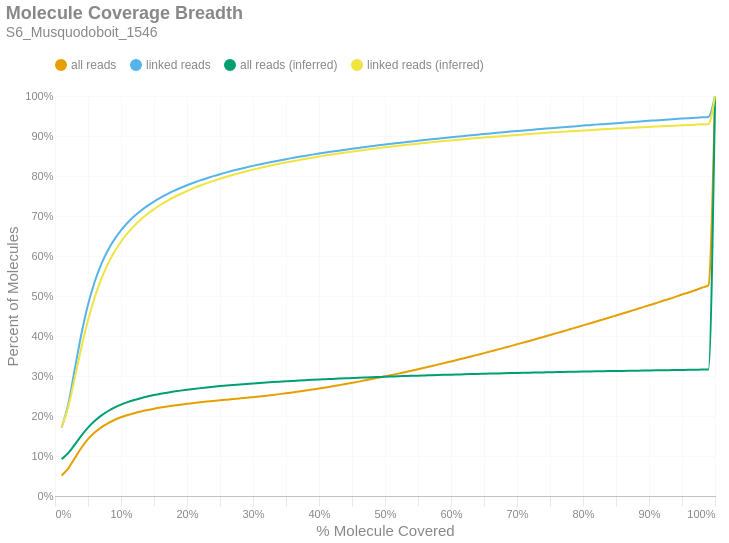

The notebook cell saved with this chart:
### Markdown cell above
### Molecule Read Coverage
This chart shows molecule coverage breadth as computed by the number of bases aligned to that molecule. In other words, "*how much of each unique long molecule is actually sequenced/aligned?*" Keep in mind there is a distinction between sequences and alignments, since some sequences belonging to a particular molecule may not align well and wouldn't appear in the alignment data. This chart also shows molecule coverage breadth as computed by the *inferred fragment* from which the aligned sequences originate. Unlike read coverage, this calculation takes into account the total insert size, including unsequenced gaps between the forward and reverse reads. Like the previous figures, these are cumulative percents.

### Code cell
if SKIPLR:
    print_html(f"Skipped")
else:
    binned_df = consolidated_hist(valids['coverage_bp'], mask, 0.01, True)
    binned_df_inf = consolidated_hist(valids['coverage_inserts'], mask, 0.01, True)
    binned_df = binned_df.with_columns(pl.lit(binned_df_inf['all reads (cumsum)']).alias('all reads (inferred)'))
    binned_df = binned_df.with_columns(pl.lit(binned_df_inf['linked reads (cumsum)']).alias('linked reads (inferred)'))
    binned_df = binned_df.with_columns(
        (pl.col('bin').cast(pl.Float64) + 0.01).alias('right_edge')
    )

    with SafeRender(binned_df):
        (
            density_plot(binned_df, 'Molecule Coverage Breadth', samplename, 'molcov', ['all reads (inferred)','linked reads (inferred)'])
            .encode(
                #x=alt.X('bin:Q', title="% Molecule Covered").axis(format = '%').scale(padding=0),
                x=alt.X('right_edge:Q', title="% Molecule Covered").axis(format='%').scale(padding=0),
                y=alt.Y('value:Q', title='Percent of Molecules')
                    .axis(format='%')
                    .stack(False)
                    .scale(domainMin=0, padding=0),
                color=alt.Color("key:N").scale(domain = ["all reads", "linked reads", "all reads (inferred)", "linked reads (inferred)"]),
                tooltip = [
                    alt.Tooltip("key:N", title = "Data Type"),
                    alt.Tooltip("range_label:N", title="% Molecule Covered"),
                    alt.Tooltip("value:Q", format = ".2%", title="% Molecules")
                ]
            )
        ).display()

### Figure 1 — Vega-Lite specification as saved in the notebook (floating-point values rounded to 4 significant figures)
{"width": "container", "height": 400, "config": {"title": {"anchor": "start", "dy": -15, "fontSize": 18, "color": "#888888", "subtitleColor": "#888888", "subtitleFontSize": 14}, "arc": {"fill": "#0072B2"}, "axis": {"domainColor": "#888888", "domainWidth": 0.5, "gridWidth": 0.2, "grid": false, "titleFontWeight": 400, "titleFontSize": 15, "labelFontSize": 11, "labelColor": "#888888", "tickColor": "#888888", "tickWidth": 0.2, "titleColor": "#888888"}, "axisBand": {"grid": false}, "axisX": {"grid": true, "tickSize": 10, "domainCap": "round"}, "axisY": {"domain": false, "grid": true, "tickSize": 0, "domainCap": "round"}, "background": "transparent", "header": {"labelFontSize": 15, "labelColor": "#888888", "titleFontSize": 15, "titleFontWeight": 600, "titleColor": "#888888"}, "legend": {"labelFont": "sans-serif", "labelFontSize": 12, "labelColor": "#888888", "symbolSize": 100, "symbolType": "circle", "titleFontSize": 12, "titlePadding": 10, "titleColor": "#888888", "title": null, "orient": "top"}, "range": {"category": ["#E69F00", "#56B4E9", "#009E73", "#F0E442", "#0072B2", "#D55E00", "#CC79A7", "#000000"], "diverging": ["#cfe8f3", "#a2d4ec", "#73bfe2", "#46abdb", "#1696d2", "#12719e"]}, "area": {"fill": "#0072B2", "fillOpacity": 0.7, "line": true, "strokeOpacity": 0.7}, "line": {"color": "#0072B2", "stroke": "#0072B2", "strokeWidth": 2}, "trail": {"color": "#0072B2", "stroke": "#0072B2", "strokeWidth": 0, "size": 1}, "point": {"filled": true, "fillOpacity": 1.0, "size": 95}, "text": {"color": "#888888", "fontSize": 11, "align": "right", "fontWeight": 400, "size": 11}, "bar": {"fill": "#0072B2", "stroke": null}, "view": {"stroke": null, "continuousWidth": 660, "continuousHeight": 400}}, "data": {"name": "data-27eb94f7a77a48bb9cf5a1885e7c64d2"}, "mark": {"type": "line", "interpolate": "monotone", "point": {"opacity": 0, "size": 275}}, "encoding": {"color": {"field": "key", "scale": {"domain": ["all reads", "linked reads", "all reads (inferred)", "linked reads (inferred)"]}, "type": "nominal"}, "tooltip": [{"field": "key", "title": "Data Type", "type": "nominal"}, {"field": "range_label", "title": "% Molecule Covered", "type": "nominal"}, {"field": "value", "format": ".2%", "title": "% Molecules", "type": "quantitative"}], "x": {"axis": {"format": "%"}, "field": "right_edge", "scale": {"padding": 0}, "title": "% Molecule Covered", "type": "quantitative"}, "y": {"axis": {"format": "%"}, "field": "value", "scale": {"domainMin": 0, "padding": 0}, "stack": false, "title": "Percent of Molecules", "type": "quantitative"}}, "params": [{"name": "param_c36ac31b6afebe62", "select": {"type": "point", "fields": ["key"]}, "bind": "legend"}], "title": {"text": "Molecule Coverage Breadth", "subtitle": "S6_Musquodoboit_1546"}, "transform": [{"fold": ["all reads (cumsum)", "linked reads (cumsum)", "all reads (inferred)", "linked reads (inferred)"]}, {"calculate": "replace(datum.key, ' (cumsum)', '')", "as": "key"}, {"filter": {"param": "param_c36ac31b6afebe62"}}], "usermeta": {"embedOptions": {"downloadFileName": "S6_Musquodoboit_1546.molcov"}}, "$schema": "https://vega.github.io/schema/vega-lite/v6.1.0.json", "datasets": {"data-27eb94f7a77a48bb9cf5a1885e7c64d2": [{"bin": "0.0", "interval": "0.0-0.01", "all reads": 0.05146, "linked reads": 0.1712, "all reads (cumsum)": 0.05146, "linked reads (cumsum)": 0.1712, "range_label": "0.0-0.01", "all reads (inferred)": 0.09215, "linked reads (inferred)": 0.1724, "right_edge": 0.01}, {"bin": "0.01", "interval": "0.01-0.02", "all reads": 0.01715, "linked reads": 0.05752, "all reads (cumsum)": 0.06862, "linked reads (cumsum)": 0.2287, "range_label": "0.01-0.02", "all reads (inferred)": 0.1071, "linked reads (inferred)": 0.2223, "right_edge": 0.02}, {"bin": "0.02", "interval": "0.02-0.03", "all reads": 0.02613, "linked reads": 0.08869, "all reads (cumsum)": 0.09475, "linked reads (cumsum)": 0.3174, "range_label": "0.02-0.03", "all reads (inferred)": 0.1286, "linked reads (inferred)": 0.2953, "right_edge": 0.03}, {"bin": "0.03", "interval": "0.03-0.04", "all reads": 0.02579, "linked reads": 0.08778, "all reads (cumsum)": 0.1205, "linked reads (cumsum)": 0.4052, "range_label": "0.03-0.04", "all reads (inferred)": 0.1509, "linked reads (inferred)": 0.3713, "right_edge": 0.04}, {"bin": "0.04", "interval": "0.04-0.05", "all reads": 0.02144, "linked reads": 0.07311, "all reads (cumsum)": 0.142, "linked reads (cumsum)": 0.4783, "range_label": "0.04-0.05", "all reads (inferred)": 0.1708, "linked reads (inferred)": 0.4393, "right_edge": 0.05}, {"bin": "0.05", "interval": "0.05-0.06", "all reads": 0.01669, "linked reads": 0.05688, "all reads (cumsum)": 0.1587, "linked reads (cumsum)": 0.5351, "range_label": "0.05-0.06", "all reads (inferred)": 0.1874, "linked reads (inferred)": 0.496, "right_edge": 0.06}, {"bin": "0.06", "interval": "0.06-0.07", "all reads": 0.01299, "linked reads": 0.04415, "all reads (cumsum)": 0.1717, "linked reads (cumsum)": 0.5793, "range_label": "0.06-0.07", "all reads (inferred)": 0.2009, "linked reads (inferred)": 0.5423, "right_edge": 0.07}, {"bin": "0.07", "interval": "0.07-0.08", "all reads": 0.01017, "linked reads": 0.03456, "all reads (cumsum)": 0.1818, "linked reads (cumsum)": 0.6139, "range_label": "0.07-0.08", "all reads (inferred)": 0.2119, "linked reads (inferred)": 0.5797, "right_edge": 0.08}, {"bin": "0.08", "interval": "0.08-0.09", "all reads": 0.008185, "linked reads": 0.02777, "all reads (cumsum)": 0.19, "linked reads (cumsum)": 0.6416, "range_label": "0.08-0.09", "all reads (inferred)": 0.2209, "linked reads (inferred)": 0.6105, "right_edge": 0.09}, {"bin": "0.09", "interval": "0.09-0.1", "all reads": 0.006723, "linked reads": 0.02274, "all reads (cumsum)": 0.1967, "linked reads (cumsum)": 0.6644, "range_label": "0.09-0.1", "all reads (inferred)": 0.2283, "linked reads (inferred)": 0.6357, "right_edge": 0.1}, {"bin": "0.1", "interval": "0.1-0.11", "all reads": 0.005569, "linked reads": 0.01877, "all reads (cumsum)": 0.2023, "linked reads (cumsum)": 0.6831, "range_label": "0.1-0.11", "all reads (inferred)": 0.2346, "linked reads (inferred)": 0.657, "right_edge": 0.11}, {"bin": "0.11", "interval": "0.11-0.12", "all reads": 0.004779, "linked reads": 0.01609, "all reads (cumsum)": 0.2071, "linked reads (cumsum)": 0.6992, "range_label": "0.11-0.12", "all reads (inferred)": 0.2399, "linked reads (inferred)": 0.6753, "right_edge": 0.12}, {"bin": "0.12", "interval": "0.12-0.13", "all reads": 0.00413, "linked reads": 0.01388, "all reads (cumsum)": 0.2112, "linked reads (cumsum)": 0.7131, "range_label": "0.12-0.13", "all reads (inferred)": 0.2446, "linked reads (inferred)": 0.6911, "right_edge": 0.13}, {"bin": "0.13", "interval": "0.13-0.14", "all reads": 0.003609, "linked reads": 0.01213, "all reads (cumsum)": 0.2148, "linked reads (cumsum)": 0.7252, "range_label": "0.13-0.14", "all reads (inferred)": 0.2487, "linked reads (inferred)": 0.705, "right_edge": 0.14}, {"bin": "0.14", "interval": "0.14-0.15", "all reads": 0.003263, "linked reads": 0.01091, "all reads (cumsum)": 0.2181, "linked reads (cumsum)": 0.7361, "range_label": "0.14-0.15", "all reads (inferred)": 0.2523, "linked reads (inferred)": 0.7172, "right_edge": 0.15}, {"bin": "0.15", "interval": "0.15-0.16", "all reads": 0.0029, "linked reads": 0.009665, "all reads (cumsum)": 0.221, "linked reads (cumsum)": 0.7458, "range_label": "0.15-0.16", "all reads (inferred)": 0.2555, "linked reads (inferred)": 0.7281, "right_edge": 0.16}, {"bin": "0.16", "interval": "0.16-0.17", "all reads": 0.002625, "linked reads": 0.008725, "all reads (cumsum)": 0.2236, "linked reads (cumsum)": 0.7545, "range_label": "0.16-0.17", "all reads (inferred)": 0.2584, "linked reads (inferred)": 0.7379, "right_edge": 0.17}, {"bin": "0.17", "interval": "0.17-0.18", "all reads": 0.002447, "linked reads": 0.008046, "all reads (cumsum)": 0.2261, "linked reads (cumsum)": 0.7626, "range_label": "0.17-0.18", "all reads (inferred)": 0.261, "linked reads (inferred)": 0.7468, "right_edge": 0.18}, {"bin": "0.18", "interval": "0.18-0.19", "all reads": 0.002256, "linked reads": 0.00736, "all reads (cumsum)": 0.2283, "linked reads (cumsum)": 0.7699, "range_label": "0.18-0.19", "all reads (inferred)": 0.2634, "linked reads (inferred)": 0.755, "right_edge": 0.19}, {"bin": "0.19", "interval": "0.19-0.2", "all reads": 0.002118, "linked reads": 0.00688, "all reads (cumsum)": 0.2304, "linked reads (cumsum)": 0.7768, "range_label": "0.19-0.2", "all reads (inferred)": 0.2657, "linked reads (inferred)": 0.7626, "right_edge": 0.2}, {"bin": "0.2", "interval": "0.2-0.21", "all reads": 0.001934, "linked reads": 0.006214, "all reads (cumsum)": 0.2324, "linked reads (cumsum)": 0.783, "range_label": "0.2-0.21", "all reads (inferred)": 0.2677, "linked reads (inferred)": 0.7696, "right_edge": 0.21}, {"bin": "0.21", "interval": "0.21-0.22", "all reads": 0.00187, "linked reads": 0.005938, "all reads (cumsum)": 0.2342, "linked reads (cumsum)": 0.789, "range_label": "0.21-0.22", "all reads (inferred)": 0.2697, "linked reads (inferred)": 0.7761, "right_edge": 0.22}, {"bin": "0.22", "interval": "0.22-0.23", "all reads": 0.001769, "linked reads": 0.005496, "all reads (cumsum)": 0.236, "linked reads (cumsum)": 0.7945, "range_label": "0.22-0.23", "all reads (inferred)": 0.2715, "linked reads (inferred)": 0.7822, "right_edge": 0.23}, {"bin": "0.23", "interval": "0.23-0.24", "all reads": 0.001693, "linked reads": 0.005194, "all reads (cumsum)": 0.2377, "linked reads (cumsum)": 0.7997, "range_label": "0.23-0.24", "all reads (inferred)": 0.2731, "linked reads (inferred)": 0.7879, "right_edge": 0.24}, {"bin": "0.24", "interval": "0.24-0.25", "all reads": 0.00162, "linked reads": 0.004903, "all reads (cumsum)": 0.2393, "linked reads (cumsum)": 0.8046, "range_label": "0.24-0.25", "all reads (inferred)": 0.2747, "linked reads (inferred)": 0.7932, "right_edge": 0.25}, {"bin": "0.25", "interval": "0.25-0.26", "all reads": 0.001548, "linked reads": 0.004572, "all reads (cumsum)": 0.2409, "linked reads (cumsum)": 0.8091, "range_label": "0.25-0.26", "all reads (inferred)": 0.2762, "linked reads (inferred)": 0.7983, "right_edge": 0.26}, {"bin": "0.26", "interval": "0.26-0.27", "all reads": 0.00153, "linked reads": 0.004388, "all reads (cumsum)": 0.2424, "linked reads (cumsum)": 0.8135, "range_label": "0.26-0.27", "all reads (inferred)": 0.2777, "linked reads (inferred)": 0.8031, "right_edge": 0.27}, {"bin": "0.27", "interval": "0.27-0.28", "all reads": 0.00151, "linked reads": 0.004087, "all reads (cumsum)": 0.2439, "linked reads (cumsum)": 0.8176, "range_label": "0.27-0.28", "all reads (inferred)": 0.279, "linked reads (inferred)": 0.8076, "right_edge": 0.28}, {"bin": "0.28", "interval": "0.28-0.29", "all reads": 0.001559, "linked reads": 0.003915, "all reads (cumsum)": 0.2455, "linked reads (cumsum)": 0.8215, "range_label": "0.28-0.29", "all reads (inferred)": 0.2803, "linked reads (inferred)": 0.8119, "right_edge": 0.29}, {"bin": "0.29", "interval": "0.29-0.3", "all reads": 0.001684, "linked reads": 0.003832, "all reads (cumsum)": 0.2472, "linked reads (cumsum)": 0.8254, "range_label": "0.29-0.3", "all reads (inferred)": 0.2815, "linked reads (inferred)": 0.816, "right_edge": 0.3}, {"bin": "0.3", "interval": "0.3-0.31", "all reads": 0.001714, "linked reads": 0.003549, "all reads (cumsum)": 0.2489, "linked reads (cumsum)": 0.8289, "range_label": "0.3-0.31", "all reads (inferred)": 0.2826, "linked reads (inferred)": 0.8199, "right_edge": 0.31}, {"bin": "0.31", "interval": "0.31-0.32", "all reads": 0.001839, "linked reads": 0.003503, "all reads (cumsum)": 0.2507, "linked reads (cumsum)": 0.8324, "range_label": "0.31-0.32", "all reads (inferred)": 0.2838, "linked reads (inferred)": 0.8236, "right_edge": 0.32}, {"bin": "0.32", "interval": "0.32-0.33", "all reads": 0.001967, "linked reads": 0.003365, "all reads (cumsum)": 0.2527, "linked reads (cumsum)": 0.8358, "range_label": "0.32-0.33", "all reads (inferred)": 0.2848, "linked reads (inferred)": 0.8273, "right_edge": 0.33}, {"bin": "0.33", "interval": "0.33-0.34", "all reads": 0.002023, "linked reads": 0.003204, "all reads (cumsum)": 0.2547, "linked reads (cumsum)": 0.839, "range_label": "0.33-0.34", "all reads (inferred)": 0.2859, "linked reads (inferred)": 0.8307, "right_edge": 0.34}, {"bin": "0.34", "interval": "0.34-0.35", "all reads": 0.002117, "linked reads": 0.003118, "all reads (cumsum)": 0.2568, "linked reads (cumsum)": 0.8421, "range_label": "0.34-0.35", "all reads (inferred)": 0.2868, "linked reads (inferred)": 0.8339, "right_edge": 0.35}, {"bin": "0.35", "interval": "0.35-0.36", "all reads": 0.002194, "linked reads": 0.002975, "all reads (cumsum)": 0.259, "linked reads (cumsum)": 0.8451, "range_label": "0.35-0.36", "all reads (inferred)": 0.2878, "linked reads (inferred)": 0.8371, "right_edge": 0.36}, {"bin": "0.36", "interval": "0.36-0.37", "all reads": 0.002329, "linked reads": 0.002978, "all reads (cumsum)": 0.2613, "linked reads (cumsum)": 0.848, "range_label": "0.36-0.37", "all reads (inferred)": 0.2887, "linked reads (inferred)": 0.8401, "right_edge": 0.37}, {"bin": "0.37", "interval": "0.37-0.38", "all reads": 0.002384, "linked reads": 0.002733, "all reads (cumsum)": 0.2637, "linked reads (cumsum)": 0.8508, "range_label": "0.37-0.38", "all reads (inferred)": 0.2895, "linked reads (inferred)": 0.843, "right_edge": 0.38}, {"bin": "0.38", "interval": "0.38-0.39", "all reads": 0.002487, "linked reads": 0.002682, "all reads (cumsum)": 0.2662, "linked reads (cumsum)": 0.8535, "range_label": "0.38-0.39", "all reads (inferred)": 0.2904, "linked reads (inferred)": 0.8459, "right_edge": 0.39}, {"bin": "0.39", "interval": "0.39-0.4", "all reads": 0.002596, "linked reads": 0.002582, "all reads (cumsum)": 0.2688, "linked reads (cumsum)": 0.856, "range_label": "0.39-0.4", "all reads (inferred)": 0.2912, "linked reads (inferred)": 0.8486, "right_edge": 0.4}, {"bin": "0.4", "interval": "0.4-0.41", "all reads": 0.002633, "linked reads": 0.002515, "all reads (cumsum)": 0.2714, "linked reads (cumsum)": 0.8586, "range_label": "0.4-0.41", "all reads (inferred)": 0.292, "linked reads (inferred)": 0.8512, "right_edge": 0.41}, {"bin": "0.41", "interval": "0.41-0.42", "all reads": 0.002764, "linked reads": 0.002463, "all reads (cumsum)": 0.2742, "linked reads (cumsum)": 0.861, "range_label": "0.41-0.42", "all reads (inferred)": 0.2927, "linked reads (inferred)": 0.8538, "right_edge": 0.42}, {"bin": "0.42", "interval": "0.42-0.43", "all reads": 0.002823, "linked reads": 0.002369, "all reads (cumsum)": 0.277, "linked reads (cumsum)": 0.8634, "range_label": "0.42-0.43", "all reads (inferred)": 0.2935, "linked reads (inferred)": 0.8562, "right_edge": 0.43}, {"bin": "0.43", "interval": "0.43-0.44", "all reads": 0.002881, "linked reads": 0.00233, "all reads (cumsum)": 0.2799, "linked reads (cumsum)": 0.8657, "range_label": "0.43-0.44", "all reads (inferred)": 0.2942, "linked reads (inferred)": 0.8586, "right_edge": 0.44}, {"bin": "0.44", "interval": "0.44-0.45", "all reads": 0.003012, "linked reads": 0.002285, "all reads (cumsum)": 0.2829, "linked reads (cumsum)": 0.868, "range_label": "0.44-0.45", "all reads (inferred)": 0.2949, "linked reads (inferred)": 0.861, "right_edge": 0.45}, {"bin": "0.45", "interval": "0.45-0.46", "all reads": 0.003058, "linked reads": 0.002212, "all reads (cumsum)": 0.286, "linked reads (cumsum)": 0.8702, "range_label": "0.45-0.46", "all reads (inferred)": 0.2956, "linked reads (inferred)": 0.8633, "right_edge": 0.46}, {"bin": "0.46", "interval": "0.46-0.47", "all reads": 0.003172, "linked reads": 0.002228, "all reads (cumsum)": 0.2892, "linked reads (cumsum)": 0.8724, "range_label": "0.46-0.47", "all reads (inferred)": 0.2962, "linked reads (inferred)": 0.8654, "right_edge": 0.47}, {"bin": "0.47", "interval": "0.47-0.48", "all reads": 0.003243, "linked reads": 0.002108, "all reads (cumsum)": 0.2924, "linked reads (cumsum)": 0.8746, "range_label": "0.47-0.48", "all reads (inferred)": 0.2969, "linked reads (inferred)": 0.8676, "right_edge": 0.48}, {"bin": "0.48", "interval": "0.48-0.49", "all reads": 0.003223, "linked reads": 0.002076, "all reads (cumsum)": 0.2956, "linked reads (cumsum)": 0.8766, "range_label": "0.48-0.49", "all reads (inferred)": 0.2975, "linked reads (inferred)": 0.8696, "right_edge": 0.49}, {"bin": "0.49", "interval": "0.49-0.5", "all reads": 0.003601, "linked reads": 0.00206, "all reads (cumsum)": 0.2992, "linked reads (cumsum)": 0.8787, "range_label": "0.49-0.5", "all reads (inferred)": 0.2981, "linked reads (inferred)": 0.8717, "right_edge": 0.5}, {"bin": "0.5", "interval": "0.5-0.51", "all reads": 0.00316, "linked reads": 0.001846, "all reads (cumsum)": 0.3024, "linked reads (cumsum)": 0.8805, "range_label": "0.5-0.51", "all reads (inferred)": 0.2987, "linked reads (inferred)": 0.8736, "right_edge": 0.51}, {"bin": "0.51", "interval": "0.51-0.52", "all reads": 0.003601, "linked reads": 0.001935, "all reads (cumsum)": 0.306, "linked reads (cumsum)": 0.8825, "range_label": "0.51-0.52", "all reads (inferred)": 0.2993, "linked reads (inferred)": 0.8755, "right_edge": 0.52}, {"bin": "0.52", "interval": "0.52-0.53", "all reads": 0.003523, "linked reads": 0.001905, "all reads (cumsum)": 0.3095, "linked reads (cumsum)": 0.8844, "range_label": "0.52-0.53", "all reads (inferred)": 0.2998, "linked reads (inferred)": 0.8773, "right_edge": 0.53}, {"bin": "0.53", "interval": "0.53-0.54", "all reads": 0.003677, "linked reads": 0.001906, "all reads (cumsum)": 0.3132, "linked reads (cumsum)": 0.8863, "range_label": "0.53-0.54", "all reads (inferred)": 0.3004, "linked reads (inferred)": 0.8791, "right_edge": 0.54}, {"bin": "0.54", "interval": "0.54-0.55", "all reads": 0.003671, "linked reads": 0.001852, "all reads (cumsum)": 0.3168, "linked reads (cumsum)": 0.8881, "range_label": "0.54-0.55", "all reads (inferred)": 0.3009, "linked reads (inferred)": 0.8809, "right_edge": 0.55}, {"bin": "0.55", "interval": "0.55-0.56", "all reads": 0.00382, "linked reads": 0.001838, "all reads (cumsum)": 0.3207, "linked reads (cumsum)": 0.89, "range_label": "0.55-0.56", "all reads (inferred)": 0.3014, "linked reads (inferred)": 0.8825, "right_edge": 0.56}, {"bin": "0.56", "interval": "0.56-0.57", "all reads": 0.003863, "linked reads": 0.001749, "all reads (cumsum)": 0.3245, "linked reads (cumsum)": 0.8917, "range_label": "0.56-0.57", "all reads (inferred)": 0.3019, "linked reads (inferred)": 0.8842, "right_edge": 0.57}, {"bin": "0.57", "interval": "0.57-0.58", "all reads": 0.003873, "linked reads": 0.001698, "all reads (cumsum)": 0.3284, "linked reads (cumsum)": 0.8934, "range_label": "0.57-0.58", "all reads (inferred)": 0.3024, "linked reads (inferred)": 0.8858, "right_edge": 0.58}, {"bin": "0.58", "interval": "0.58-0.59", "all reads": 0.003978, "linked reads": 0.001769, "all reads (cumsum)": 0.3324, "linked reads (cumsum)": 0.8952, "range_label": "0.58-0.59", "all reads (inferred)": 0.3029, "linked reads (inferred)": 0.8874, "right_edge": 0.59}, {"bin": "0.59", "interval": "0.59-0.6", "all reads": 0.004099, "linked reads": 0.001711, "all reads (cumsum)": 0.3365, "linked reads (cumsum)": 0.8969, "range_label": "0.59-0.6", "all reads (inferred)": 0.3034, "linked reads (inferred)": 0.889, "right_edge": 0.6}, {"bin": "0.6", "interval": "0.6-0.61", "all reads": 0.003932, "linked reads": 0.001656, "all reads (cumsum)": 0.3404, "linked reads (cumsum)": 0.8986, "range_label": "0.6-0.61", "all reads (inferred)": 0.3038, "linked reads (inferred)": 0.8905, "right_edge": 0.61}, {"bin": "0.61", "interval": "0.61-0.62", "all reads": 0.004144, "linked reads": 0.001639, "all reads (cumsum)": 0.3446, "linked reads (cumsum)": 0.9002, "range_label": "0.61-0.62", "all reads (inferred)": 0.3043, "linked reads (inferred)": 0.8921, "right_edge": 0.62}, {"bin": "0.62", "interval": "0.62-0.63", "all reads": 0.00411, "linked reads": 0.001553, "all reads (cumsum)": 0.3487, "linked reads (cumsum)": 0.9018, "range_label": "0.62-0.63", "all reads (inferred)": 0.3048, "linked reads (inferred)": 0.8935, "right_edge": 0.63}, {"bin": "0.63", "interval": "0.63-0.64", "all reads": 0.004195, "linked reads": 0.001577, "all reads (cumsum)": 0.3529, "linked reads (cumsum)": 0.9033, "range_label": "0.63-0.64", "all reads (inferred)": 0.3052, "linked reads (inferred)": 0.8949, "right_edge": 0.64}, {"bin": "0.64", "interval": "0.64-0.65", "all reads": 0.00425, "linked reads": 0.001549, "all reads (cumsum)": 0.3571, "linked reads (cumsum)": 0.9049, "range_label": "0.64-0.65", "all reads (inferred)": 0.3056, "linked reads (inferred)": 0.8963, "right_edge": 0.65}, {"bin": "0.65", "interval": "0.65-0.66", "all reads": 0.004511, "linked reads": 0.001587, "all reads (cumsum)": 0.3616, "linked reads (cumsum)": 0.9065, "range_label": "0.65-0.66", "all reads (inferred)": 0.306, "linked reads (inferred)": 0.8976, "right_edge": 0.66}, {"bin": "0.66", "interval": "0.66-0.67", "all reads": 0.004257, "linked reads": 0.00154, "all reads (cumsum)": 0.3659, "linked reads (cumsum)": 0.908, "range_label": "0.66-0.67", "all reads (inferred)": 0.3064, "linked reads (inferred)": 0.8989, "right_edge": 0.67}, {"bin": "0.67", "interval": "0.67-0.68", "all reads": 0.004427, "linked reads": 0.001513, "all reads (cumsum)": 0.3703, "linked reads (cumsum)": 0.9095, "range_label": "0.67-0.68", "all reads (inferred)": 0.3068, "linked reads (inferred)": 0.9002, "right_edge": 0.68}, {"bin": "0.68", "interval": "0.68-0.69", "all reads": 0.004376, "linked reads": 0.001466, "all reads (cumsum)": 0.3747, "linked reads (cumsum)": 0.911, "range_label": "0.68-0.69", "all reads (inferred)": 0.3072, "linked reads (inferred)": 0.9015, "right_edge": 0.69}, {"bin": "0.69", "interval": "0.69-0.7", "all reads": 0.004589, "linked reads": 0.001436, "all reads (cumsum)": 0.3793, "linked reads (cumsum)": 0.9124, "range_label": "0.69-0.7", "all reads (inferred)": 0.3076, "linked reads (inferred)": 0.9027, "right_edge": 0.7}, {"bin": "0.7", "interval": "0.7-0.71", "all reads": 0.004481, "linked reads": 0.00141, "all reads (cumsum)": 0.3838, "linked reads (cumsum)": 0.9138, "range_label": "0.7-0.71", "all reads (inferred)": 0.308, "linked reads (inferred)": 0.9039, "right_edge": 0.71}, {"bin": "0.71", "interval": "0.71-0.72", "all reads": 0.004559, "linked reads": 0.001412, "all reads (cumsum)": 0.3883, "linked reads (cumsum)": 0.9152, "range_label": "0.71-0.72", "all reads (inferred)": 0.3083, "linked reads (inferred)": 0.9051, "right_edge": 0.72}, {"bin": "0.72", "interval": "0.72-0.73", "all reads": 0.004692, "linked reads": 0.001421, "all reads (cumsum)": 0.393, "linked reads (cumsum)": 0.9167, "range_label": "0.72-0.73", "all reads (inferred)": 0.3087, "linked reads (inferred)": 0.9063, "right_edge": 0.73}, {"bin": "0.73", "interval": "0.73-0.74", "all reads": 0.004604, "linked reads": 0.00138, "all reads (cumsum)": 0.3976, "linked reads (cumsum)": 0.918, "range_label": "0.73-0.74", "all reads (inferred)": 0.309, "linked reads (inferred)": 0.9073, "right_edge": 0.74}, {"bin": "0.74", "interval": "0.74-0.75", "all reads": 0.004873, "linked reads": 0.001415, "all reads (cumsum)": 0.4025, "linked reads (cumsum)": 0.9195, "range_label": "0.74-0.75", "all reads (inferred)": 0.3094, "linked reads (inferred)": 0.9085, "right_edge": 0.75}, {"bin": "0.75", "interval": "0.75-0.76", "all reads": 0.004614, "linked reads": 0.001285, "all reads (cumsum)": 0.4071, "linked reads (cumsum)": 0.9207, "range_label": "0.75-0.76", "all reads (inferred)": 0.3097, "linked reads (inferred)": 0.9096, "right_edge": 0.76}, {"bin": "0.76", "interval": "0.76-0.77", "all reads": 0.004774, "linked reads": 0.001308, "all reads (cumsum)": 0.4119, "linked reads (cumsum)": 0.922, "range_label": "0.76-0.77", "all reads (inferred)": 0.31, "linked reads (inferred)": 0.9106, "right_edge": 0.77}, {"bin": "0.77", "interval": "0.77-0.78", "all reads": 0.004815, "linked reads": 0.001317, "all reads (cumsum)": 0.4167, "linked reads (cumsum)": 0.9234, "range_label": "0.77-0.78", "all reads (inferred)": 0.3104, "linked reads (inferred)": 0.9117, "right_edge": 0.78}, {"bin": "0.78", "interval": "0.78-0.79", "all reads": 0.004802, "linked reads": 0.001286, "all reads (cumsum)": 0.4215, "linked reads (cumsum)": 0.9247, "range_label": "0.78-0.79", "all reads (inferred)": 0.3107, "linked reads (inferred)": 0.9127, "right_edge": 0.79}, {"bin": "0.79", "interval": "0.79-0.8", "all reads": 0.005101, "linked reads": 0.001326, "all reads (cumsum)": 0.4266, "linked reads (cumsum)": 0.926, "range_label": "0.79-0.8", "all reads (inferred)": 0.311, "linked reads (inferred)": 0.9137, "right_edge": 0.8}, {"bin": "0.8", "interval": "0.8-0.81", "all reads": 0.004651, "linked reads": 0.001191, "all reads (cumsum)": 0.4312, "linked reads (cumsum)": 0.9272, "range_label": "0.8-0.81", "all reads (inferred)": 0.3113, "linked reads (inferred)": 0.9147, "right_edge": 0.81}, {"bin": "0.81", "interval": "0.81-0.82", "all reads": 0.004901, "linked reads": 0.001272, "all reads (cumsum)": 0.4361, "linked reads (cumsum)": 0.9284, "range_label": "0.81-0.82", "all reads (inferred)": 0.3116, "linked reads (inferred)": 0.9156, "right_edge": 0.82}, {"bin": "0.82", "interval": "0.82-0.83", "all reads": 0.004996, "linked reads": 0.001203, "all reads (cumsum)": 0.4411, "linked reads (cumsum)": 0.9296, "range_label": "0.82-0.83", "all reads (inferred)": 0.3119, "linked reads (inferred)": 0.9166, "right_edge": 0.83}, {"bin": "0.83", "interval": "0.83-0.84", "all reads": 0.005016, "linked reads": 0.001213, "all reads (cumsum)": 0.4462, "linked reads (cumsum)": 0.9309, "range_label": "0.83-0.84", "all reads (inferred)": 0.3122, "linked reads (inferred)": 0.9176, "right_edge": 0.84}, {"bin": "0.84", "interval": "0.84-0.85", "all reads": 0.004934, "linked reads": 0.001163, "all reads (cumsum)": 0.4511, "linked reads (cumsum)": 0.932, "range_label": "0.84-0.85", "all reads (inferred)": 0.3125, "linked reads (inferred)": 0.9185, "right_edge": 0.85}, {"bin": "0.85", "interval": "0.85-0.86", "all reads": 0.005075, "linked reads": 0.001204, "all reads (cumsum)": 0.4562, "linked reads (cumsum)": 0.9332, "range_label": "0.85-0.86", "all reads (inferred)": 0.3128, "linked reads (inferred)": 0.9194, "right_edge": 0.86}, {"bin": "0.86", "interval": "0.86-0.87", "all reads": 0.005063, "linked reads": 0.001209, "all reads (cumsum)": 0.4612, "linked reads (cumsum)": 0.9344, "range_label": "0.86-0.87", "all reads (inferred)": 0.3131, "linked reads (inferred)": 0.9202, "right_edge": 0.87}, {"bin": "0.87", "interval": "0.87-0.88", "all reads": 0.005198, "linked reads": 0.00118, "all reads (cumsum)": 0.4664, "linked reads (cumsum)": 0.9356, "range_label": "0.87-0.88", "all reads (inferred)": 0.3133, "linked reads (inferred)": 0.9211, "right_edge": 0.88}, {"bin": "0.88", "interval": "0.88-0.89", "all reads": 0.005117, "linked reads": 0.001145, "all reads (cumsum)": 0.4715, "linked reads (cumsum)": 0.9368, "range_label": "0.88-0.89", "all reads (inferred)": 0.3136, "linked reads (inferred)": 0.9219, "right_edge": 0.89}, {"bin": "0.89", "interval": "0.89-0.9", "all reads": 0.00528, "linked reads": 0.001155, "all reads (cumsum)": 0.4768, "linked reads (cumsum)": 0.9379, "range_label": "0.89-0.9", "all reads (inferred)": 0.3139, "linked reads (inferred)": 0.9227, "right_edge": 0.9}, {"bin": "0.9", "interval": "0.9-0.91", "all reads": 0.004994, "linked reads": 0.001075, "all reads (cumsum)": 0.4818, "linked reads (cumsum)": 0.939, "range_label": "0.9-0.91", "all reads (inferred)": 0.3141, "linked reads (inferred)": 0.9236, "right_edge": 0.91}, {"bin": "0.91", "interval": "0.91-0.92", "all reads": 0.005715, "linked reads": 0.00116, "all reads (cumsum)": 0.4875, "linked reads (cumsum)": 0.9401, "range_label": "0.91-0.92", "all reads (inferred)": 0.3144, "linked reads (inferred)": 0.9244, "right_edge": 0.92}, {"bin": "0.92", "interval": "0.92-0.93", "all reads": 0.004893, "linked reads": 0.001079, "all reads (cumsum)": 0.4924, "linked reads (cumsum)": 0.9412, "range_label": "0.92-0.93", "all reads (inferred)": 0.3147, "linked reads (inferred)": 0.9252, "right_edge": 0.93}, {"bin": "0.93", "interval": "0.93-0.94", "all reads": 0.005409, "linked reads": 0.001126, "all reads (cumsum)": 0.4978, "linked reads (cumsum)": 0.9423, "range_label": "0.93-0.94", "all reads (inferred)": 0.3149, "linked reads (inferred)": 0.926, "right_edge": 0.94}, {"bin": "0.94", "interval": "0.94-0.95", "all reads": 0.005827, "linked reads": 0.001099, "all reads (cumsum)": 0.5037, "linked reads (cumsum)": 0.9434, "range_label": "0.94-0.95", "all reads (inferred)": 0.3152, "linked reads (inferred)": 0.9267, "right_edge": 0.95}, {"bin": "0.95", "interval": "0.95-0.96", "all reads": 0.004955, "linked reads": 0.001068, "all reads (cumsum)": 0.5086, "linked reads (cumsum)": 0.9445, "range_label": "0.95-0.96", "all reads (inferred)": 0.3155, "linked reads (inferred)": 0.9275, "right_edge": 0.96}, {"bin": "0.96", "interval": "0.96-0.97", "all reads": 0.005723, "linked reads": 0.001033, "all reads (cumsum)": 0.5143, "linked reads (cumsum)": 0.9455, "range_label": "0.96-0.97", "all reads (inferred)": 0.3158, "linked reads (inferred)": 0.9283, "right_edge": 0.97}, {"bin": "0.97", "interval": "0.97-0.98", "all reads": 0.006254, "linked reads": 0.001038, "all reads (cumsum)": 0.5206, "linked reads (cumsum)": 0.9466, "range_label": "0.97-0.98", "all reads (inferred)": 0.3161, "linked reads (inferred)": 0.9291, "right_edge": 0.98}, {"bin": "0.98", "interval": "0.98-0.99", "all reads": 0.005813, "linked reads": 0.001088, "all reads (cumsum)": 0.5264, "linked reads (cumsum)": 0.9477, "range_label": "0.98-0.99", "all reads (inferred)": 0.3164, "linked reads (inferred)": 0.9297, "right_edge": 0.99}, {"bin": "0.99", "interval": "0.99-1.0", "all reads": 0.4736, "linked reads": 0.05232, "all reads (cumsum)": 1.0, "linked reads (cumsum)": 1.0, "range_label": "0.99-1.0", "all reads (inferred)": 1.0, "linked reads (inferred)": 1.0, "right_edge": 1.0}]}}
